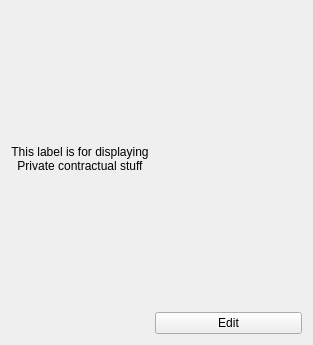
                     <widget class="QWidget" name="tab_18">
                      <attribute name="title">
                       <string>Private</string>
                      </attribute>
                      <layout class="QGridLayout" name="gridLayout_26">
                       <item row="0" column="0" rowspan="2">
                        <widget class="QLabel" name="contractHDP_label_2">
                         <property name="text">
                          <string>This label is for displaying Private contractual stuff</string>
                         </property>
                         <property name="alignment">
                          <set>Qt::AlignCenter</set>
                         </property>
                         <property name="wordWrap">
                          <bool>true</bool>
                         </property>
                        </widget>
                       </item>
                       <item row="0" column="1">
                        <widget class="QLabel" name="label_38">
                         <property name="text">
                          <string/>
                         </property>
                         <property name="pixmap">
                          <pixmap resource="../resources/resources.qrc">:/private.png</pixmap>
                         </property>
                         <property name="alignment">
                          <set>Qt::AlignCenter</set>
                         </property>
                        </widget>
                       </item>
                       <item row="1" column="1">
                        <spacer name="verticalSpacer_6">
                         <property name="orientation">
                          <enum>Qt::Vertical</enum>
                         </property>
                         <property name="sizeHint" stdset="0">
                          <size>
                           <width>147</width>
                           <height>281</height>
                          </size>
                         </property>
                        </spacer>
                       </item>
                       <item row="2" column="1">
                        <widget class="QPushButton" name="editPriv_pushButton">
                         <property name="maximumSize">
                          <size>
                           <width>150</width>
                           <height>16777215</height>
                          </size>
                         </property>
                         <property name="text">
                          <string>Edit</string>
                         </property>
                        </widget>
                       </item>
                      </layout>
                     </widget>
